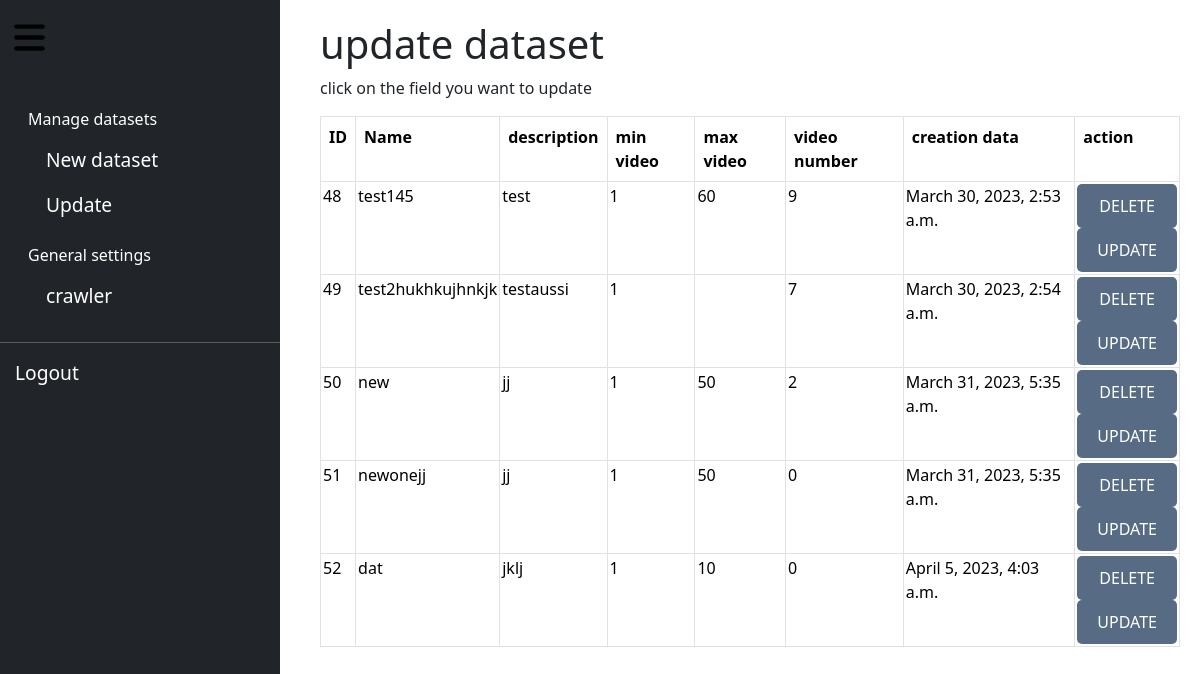
The app's page /display/ (signed in), older data.
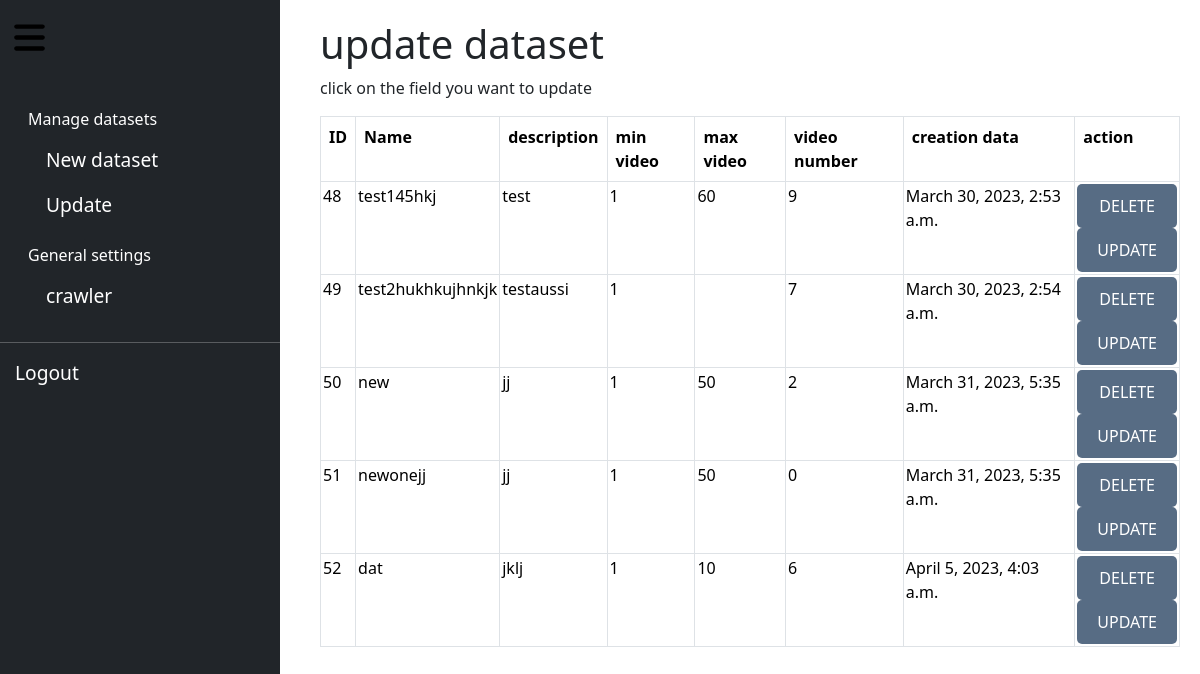
The same page, newer data.
### crawler/models.py (models this page shows, shortened)
class datasetModel(models.Model):
    id=models.AutoField(primary_key=True)
    name= models.CharField(max_length=255, unique=True)
    creation_date=models.DateTimeField()
    num_video=models.IntegerField(default=0)
    min_v=models.CharField(max_length=255, blank=True)
    max_v=models.CharField(max_length=255,blank=True)
    description=models.CharField(max_length=1000,blank=True)
    videos = models.ManyToManyField(dataModel, through='video_dataset',through_fields=('dataset', 'videos'))
    folder = models.CharField(max_length=255, blank=True)  # new field for folder path
    OPTIONS=[('in progress',"in progress"),('completed',"completed")]
    status = models.CharField(max_length=20, choices=OPTIONS,default="in progress")
    desired_num=models.IntegerField(default=0)
    author=models.CharField(max_length=1000,blank=True)

### crawler/views.py (the view)
# urls.py: path('display/',views.display_dataset,name='display'),
@login_required
def display_dataset(request):
    data=datasetModel.objects.all()
    print(data)
    return render(request, 'update_dataset.html', {'data': data})

### crawler/templates/update_dataset.html (shortened to what this page needs)
{% extends 'main.html' %}
{% load static %}
{% block content %}
<h1>update dataset</h1>
<p>click on the field you want to update</p>
<form method="post" action="{% url 'update_d' %}">
<table class="table table-bordered">
  <tr>
      <th class='cur'>ID</th>
      <th class='cur'>Name</th>
      <th class='cur'>description</th>
      <th class='cur'>min video</th>
      <th class='cur'>max video</th>
      <th class='cur'>video number</th>
      <th class='cur'>creation data</th>
      <th class='cur'>action</th>
    </tr>
    {% for item in data %}
        <tr >
            <td><input type="hidden" name="item_id" value="{{ item.id }}">{{ item.id }}</td>
            <td >{{ item.name }}</td>
            <td >{{item.description}}</td>
            <td >{{ item.min_v }}</td>
            <td >{{ item.max_v }}</td>
            <td>{{item.num_video}}</td>
            <td>{{item.creation_date}}</td>
            <td>
              <button type="submit" name="delete" id="delete" >DELETE </button>
              <button type="submit" name="update" id="update"  >UPDATE</button>
            </td>
        </tr>
    {% endfor %}
</table>
</form>
{% endblock %}

Row changes from the older to the newer data that the page shows:
changed datasetModel "test": name "test145" → "test145hkj"
changed datasetModel "dat": num_video "0" → "6"
